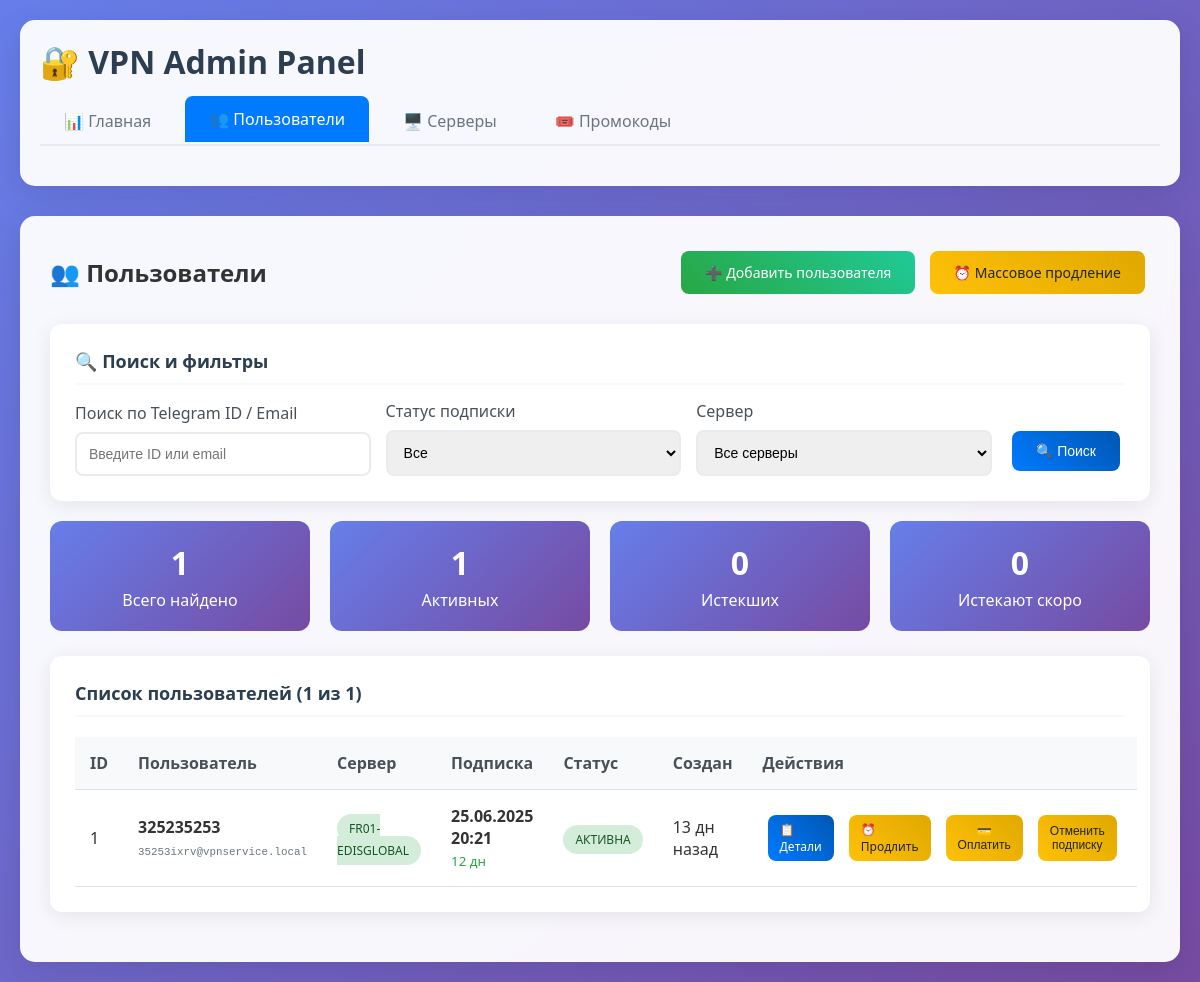
The page /admin/users on the database as committed earlier.
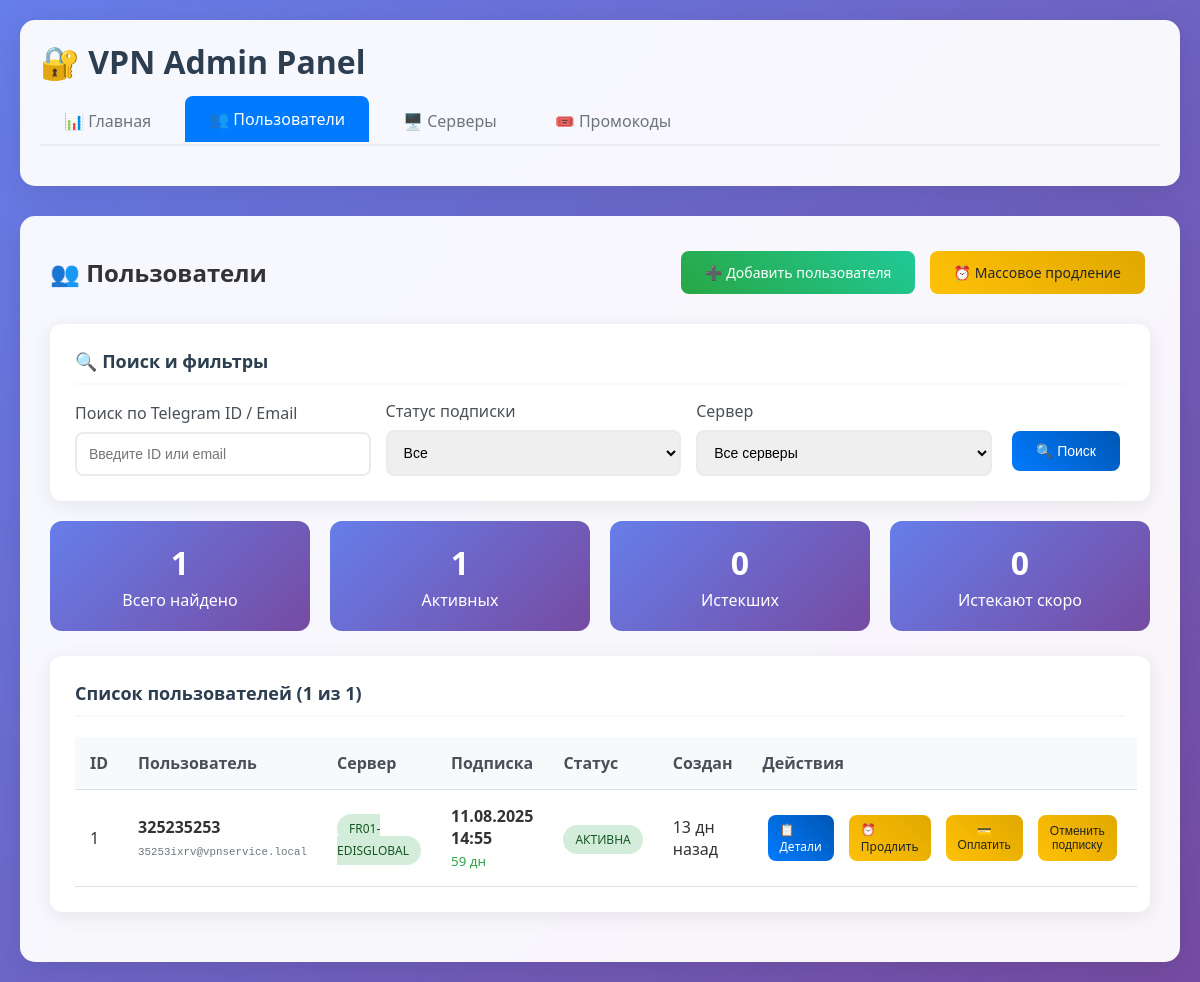
The same page on the database as committed later.
### tables this page shows
CREATE TABLE users (
                    id INTEGER PRIMARY KEY AUTOINCREMENT,
                    telegram_id TEXT NOT NULL UNIQUE,
                    email TEXT NOT NULL UNIQUE,
                    uuid TEXT NOT NULL UNIQUE,
                    server_id INTEGER,
                    subscription_end TIMESTAMP NOT NULL,
                    is_active BOOLEAN DEFAULT TRUE,
                    created_at TIMESTAMP DEFAULT CURRENT_TIMESTAMP,
                    updated_at TIMESTAMP DEFAULT CURRENT_TIMESTAMP,
                    FOREIGN KEY (server_id) REFERENCES servers(id)
                );

CREATE TABLE servers (
                    id INTEGER PRIMARY KEY AUTOINCREMENT,
                    name TEXT NOT NULL UNIQUE,
                    domain TEXT NOT NULL,
                    api_url TEXT NOT NULL,
                    api_token TEXT NOT NULL,
                    is_active BOOLEAN DEFAULT TRUE,
                    created_at TIMESTAMP DEFAULT CURRENT_TIMESTAMP
                );

### admin_routes.py (the view)
@admin_bp.route('/users')
def users_list():
    page = request.args.get('page', 1, type=int)
    per_page = 20
    search = request.args.get('search', '')
    status_filter = request.args.get('status', '')
    server_filter = request.args.get('server', '')
    try:
        with db_manager.get_connection() as conn:
            cursor = conn.cursor()
            where_conditions = []
            params = []
            if search:
                where_conditions.append("(u.telegram_id LIKE ? OR u.email LIKE ?)")
                params.extend([f'%{search}%', f'%{search}%'])
            if status_filter == 'active':
                where_conditions.append("u.subscription_end > ?")
                params.append(datetime.now())
            elif status_filter == 'expired':
                where_conditions.append("u.subscription_end <= ?")
                params.append(datetime.now())
            if server_filter:
                where_conditions.append("u.server_id = ?")
                params.append(server_filter)
            where_clause = " AND ".join(where_conditions)
            if where_clause:
                where_clause = "WHERE " + where_clause
            count_query = f"""
                SELECT COUNT(*) FROM users u
                LEFT JOIN servers s ON u.server_id = s.id
                {where_clause}
            """
            cursor.execute(count_query, params)
            total = cursor.fetchone()[0]
            offset = (page - 1) * per_page
            users_query = f"""
                SELECT u.*, s.name as server_name, s.domain as server_domain
                FROM users u
                LEFT JOIN servers s ON u.server_id = s.id
                {where_clause}
                ORDER BY u.created_at DESC
                LIMIT ? OFFSET ?
            """
            cursor.execute(users_query, params + [per_page, offset])
            users = cursor.fetchall()
            now = datetime.now()
            users_with_time = []
            for user in users:
                user_dict = dict(user)
                user_dict['is_subscription_active'] = user_dict['subscription_end'] > now
                user_dict['time_left_seconds'] = max(0, int((user_dict['subscription_end'] - now).total_seconds()))
                users_with_time.append(user_dict)
            cursor.execute("SELECT COUNT(*) FROM users WHERE subscription_end > ?", (now,))
            active_count = cursor.fetchone()[0]
            cursor.execute("SELECT COUNT(*) FROM users WHERE subscription_end <= ?", (now,))
            expired_count = cursor.fetchone()[0]
            tomorrow = now + timedelta(hours=24)
            cursor.execute("SELECT COUNT(*) FROM users WHERE subscription_end BETWEEN ? AND ?", (now, tomorrow))
            expiring_soon = cursor.fetchone()[0]
            cursor.execute("SELECT id, name FROM servers WHERE is_active = TRUE ORDER BY name")
            servers = cursor.fetchall()
        pages = math.ceil(total / per_page)
        pagination = {
            'page': page,
            'pages': pages,
            'per_page': per_page,
            'total': total,
            'has_prev': page > 1,
            'has_next': page < pages,
            'prev_num': page - 1 if page > 1 else None,
            'next_num': page + 1 if page < pages else None,
            'iter_pages': lambda: range(max(1, page - 2), min(pages + 1, page + 3))
        }
        users_stats = {
            'active_count': active_count,
            'expired_count': expired_count,
            'expiring_soon': expiring_soon
        }
        return render_template('users/list.html',
                               users=users_with_time,
                               pagination=pagination,
                               users_stats=users_stats,
                               servers=servers)
    except Exception as e:
        logger.error(f"Ошибка загрузки пользователей: {e}")
        flash(f'Ошибка загрузки пользователей: {str(e)}', 'error')
        return render_template('users/list.html', users=[], pagination={}, users_stats={}, servers=[])

### admin_routes.py (called while the page is built)
@admin_bp.context_processor
def utility_processor():
    return {
        'datetime': datetime,
        'timedelta': timedelta,
        'seconds_to_human_readable': seconds_to_human_readable,
        'current_time': datetime.now()
    }

### database/connection.py (called while the page is built, shortened)
    def _setup_adapters(self):
        def adapt_datetime(dt):
            return dt.strftime('%Y-%m-%d %H:%M:%S.%f')
        def convert_datetime(s):
            try:
                return datetime.strptime(s.decode('utf-8'), '%Y-%m-%d %H:%M:%S.%f')
            except ValueError:
                try:
                    return datetime.strptime(s.decode('utf-8'), '%Y-%m-%d %H:%M:%S')
                except:
                    return datetime.now()
        sqlite3.register_adapter(datetime, adapt_datetime)
        sqlite3.register_converter("timestamp", convert_datetime)

    @contextmanager
    def get_connection(self):
        try:
            yield self._local.connection
        except Exception as e:
            self._local.connection.rollback()
            logger.error(f"Database error: {e}")
            raise
        finally:
            pass  # Соединение остается открытым для повторного использования

### templates/users/list.html (shortened to what the changed rows need)
{% extends "base.html" %}
{% block content %}
<div style="display: flex; justify-content: space-between; align-items: center; margin-bottom: 25px;">
    <h2>👥 Пользователи</h2>
</div>
<div class="card">
    {% if users %}
    <div class="table-responsive">
        <table class="table">
            <thead>
                <tr>
                    <th>ID</th>
                    <th>Пользователь</th>
                    <th>Сервер</th>
                    <th>Подписка</th>
                    <th>Статус</th>
                    <th>Создан</th>
                    <th>Действия</th>
                </tr>
            </thead>
            <tbody>
                {% for user in users %}
                <tr>
                    <td>{{ user.id }}</td>
                    <td>
                        <strong>{{ user.telegram_id }}</strong><br>
                        <small style="color: #6c757d; font-family: monospace;">{{ user.email }}</small>
                    </td>
                    <td>
                        {% if user.server_name %}
                            <span class="status status-active">{{ user.server_name }}</span>
                        {% else %}
                            <span class="status status-warning">Не назначен</span>
                        {% endif %}
                    </td>
                    <td>
                        <strong>{{ user.subscription_end.strftime('%d.%m.%Y %H:%M') }}</strong><br>
                        {% set time_left = user.time_left_seconds %}
                        {% if time_left > 0 %}
                            <small style="color: #28a745;">
                                {% if time_left > 86400 %}
                                    {{ (time_left // 86400)|int }} дн
                                {% elif time_left > 3600 %}
                                    {{ (time_left // 3600)|int }} ч
                                {% else %}
                                    {{ (time_left // 60)|int }} мин
                                {% endif %}
                            </small>
                        {% else %}
                            <small style="color: #dc3545;">Истекла</small>
                        {% endif %}
                    </td>
                    <td>
                        {% if user.is_subscription_active %}
                            <span class="status status-active">Активна</span>
                        {% else %}
                            <span class="status status-expired">Истекла</span>
                        {% endif %}
                    </td>
                    <td>
                        <span data-timestamp="{{ user.created_at.isoformat() }}">
                        </span>
                    </td>
                    <td>
                        <div style="display: flex; gap: 5px;">
                            <a href="/admin/users/{{ user.id }}" class="btn" style="padding: 6px 12px; font-size: 12px;">
                                📋 Детали
                            </a>
                            <a href="/admin/users/{{ user.id }}/extend" class="btn btn-warning" style="padding: 6px 12px; font-size: 12px;">
                                ⏰ Продлить
                            </a>
                            <button type="button" id="pay-btn" data-user-id="{{ user.id }}"  class="btn btn-warning" style="padding: 6px 12px; font-size: 12px;">💳 Оплатить</button>
                            <button type="button" id="resufe-btn" data-user-id="{{ user.id }}"  class="btn btn-warning" style="padding: 6px 12px; font-size: 12px;">Отменить подписку</button>
                        </div>
                    </td>
                </tr>
                {% endfor %}
            </tbody>
        </table>
    </div>
    {% else %}
    <div style="text-align: center; padding: 40px; color: #6c757d;">
        <h3>🔍 Пользователи не найдены</h3>
        <p>Попробуйте изменить параметры поиска или <a href="/admin/users/add">добавить нового пользователя</a></p>
    </div>
    {% endif %}
</div>
{% endblock %}

Rows that differ between the two databases and show on the page:
changed users "35253ixrv@vpnservice.local": subscription_end "25.06.2025 20:21" → "11.08.2025 14:55"; value "12" → "59"
